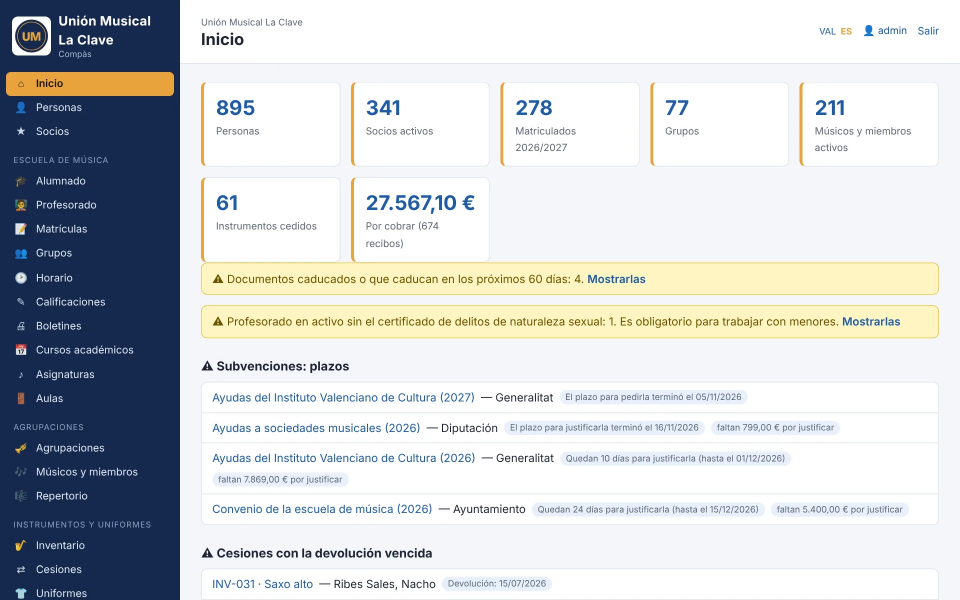
#> input picture docs/imatges/es/web-inici.webp, 1920 x 1200 px, found by its file name (shown at 1/2 size)
$ python -i captures.py   (imports and definitions only)
#> lines starting #> are read from the running program, lines starting #| are printed output that depends on the picture
#!/usr/bin/env python3
"""
Genera les captures de pantalla dels manuals (docs/imatges/ca i docs/imatges/es).

Arranca Compàs amb PHP i dades d'exemple en una carpeta temporal, fa cada procés del manual
amb un navegador sense interfície i guarda una captura de cada pas. El botó o camp que cal
prémer es ressalta en taronja.

Requisits: PHP 8.1+ (pdo_sqlite, mbstring), Python 3, Pillow i Playwright:
    pip install playwright pillow && playwright install chromium
Ús (des de l'arrel del repositori):
    python3 eines/captures.py               totes les captures, en valencià i castellà
    python3 eines/captures.py 78 81-82      només estes (les altres no es toquen)
    python3 eines/captures.py es web        només les de la web, en castellà
    python3 eines/captures.py --totes       les torna a desar encara que no hagen canviat

Les captures de la web («web-…») es fan a part, amb entitats grans inventades (eines/entitat-gran.php):
341 socis, 278 alumnes, cinc agrupacions i 653 obres. També fan la imatge per a compartir l'enllaç (web-compartir.png).

Per a no fer créixer el repositori, una captura només es torna a desar si la pantalla ha canviat
de veres: si la diferència amb la que ja hi ha és només la data del dia o un número (menys del 0,4 %
dels píxels), es deixa la que hi havia i git no veu cap canvi. Amb --totes es tornen a desar totes: cal fer-ho
quan canvien les dades d'exemple o un text menut (un nom, una etiqueta), que per àrea no es distingixen d'una data.
Les captures que ja no es fan s'esborren (només quan es fan totes, sense filtre).

© 2026 José Vicente Sanjuan · SPDX-License-Identifier: AGPL-3.0-or-later
"""
import asyncio
import io
import os
import re
import shutil
import socket
import subprocess
import sys
import tempfile
import time
from datetime import date
from pathlib import Path
from urllib.parse import quote

from PIL import Image, ImageChops, ImageDraw, ImageFont
from playwright.async_api import async_playwright

ARREL = Path(__file__).resolve().parent.parent
EIXIDA = ARREL / 'docs' / 'imatges'
AMPLE, ALT = 1280, 800
ESCALA = 1.5
QUALITAT = 82  # WebP: ocupa un 40 % menys que el JPG amb la mateixa qualitat
RESSALT = '3px solid #ff6a00'

TEXTOS = {
    'ca': dict(societat="Societat Musical d'Exemple", carpeta='E:\\Copies Compàs', poble="Poble d'Exemple",
               grups=['Llenguatge musical · 1r A', 'Clarinet · Individual'], percussio='Percussió', clarinet='Clarinet',
               provincia='Castelló', adreca='Carrer Major, 7', bo='Bo', signant='Marta Peris Monfort', carrec='secretària',
               president='Josep Martínez Pastor'),
    'es': dict(societat='Sociedad Musical de Ejemplo', carpeta='E:\\Copias Compàs', poble='Pueblo de Ejemplo',
               grups=['Lenguaje musical · 1.º A', 'Clarinete · Individual'], percussio='Percusión', clarinet='Clarinete',
               provincia='Castellón', adreca='Calle Mayor, 7', bo='Bueno', signant='Marta Peris Monfort', carrec='secretaria',
               president='Josep Martínez Pastor'),
}


# Les entitats grans de les captures de la web es fan com si hui fora este dia: així ixen sempre iguals
DATA_GRAN = '2026-10-22'
# Captures desades en esta execució (per a esborrar després les que ja no es fan)
FETES: set[Path] = set()
# Proporció de píxels que poden canviar sense que la captura es torne a desar (les dates del dia, un número…)
LLINDAR = 0.004


# [56 lines left out: functions desa, port_lliure, retalla_buit, logo_exemple, not called in this run]


class Captures:
    # [6 lines left out: function __init__, not called in this run]

    async def ves(self, ruta: str):
        await self.p.goto(self.url + ruta)
        await self.p.wait_for_load_state('networkidle')

    async def ressalta(self, *selectors):
        for sel in selectors:
            await self.p.locator(sel).first.evaluate(
                "(e, o) => { e.dataset.ressalt = 1; e.style.outline = o; e.style.outlineOffset = '3px'; e.scrollIntoViewIfNeeded && e.scrollIntoViewIfNeeded(); }", RESSALT)

    async def lleva_ressalt(self):
        await self.p.evaluate("document.querySelectorAll('[data-ressalt]').forEach(e => { e.style.outline = ''; delete e.dataset.ressalt; })")

    async def foto(self, nom: str, *ressalts, zona: str | None = 'main', alt_max: int = 1000):
        """Captura. zona=None: tota la finestra; zona='main': sense el menú lateral."""
        if ressalts:
            await self.ressalta(*ressalts)
        await self.p.evaluate("window.scrollTo(0, 0)")
        if zona:
            caixa = await self.p.locator(zona).first.bounding_box()
            alt = min(caixa['height'], alt_max)
            # Si la zona no cap, s'allarga la finestra en lloc de fer una captura de pàgina sencera
            necessari = int(caixa['y'] + alt) + 1
            if necessari > ALT:
                await self.p.set_viewport_size({'width': AMPLE, 'height': necessari})
                caixa = await self.p.locator(zona).first.bounding_box()
            png = await self.p.screenshot(clip=dict(x=caixa['x'], y=caixa['y'], width=caixa['width'], height=alt))
            await self.p.set_viewport_size({'width': AMPLE, 'height': ALT})
        else:
            png = await self.p.screenshot()
        im = Image.open(io.BytesIO(png)).convert('RGB')
        # Amb el menú lateral (finestra sencera) es mira només el contingut de la dreta
        im = retalla_buit(im) if zona else retalla_buit(im, menu=int(250 * ESCALA), alt_minim=int(420 * ESCALA))
        if not cal_desar(nom):
            await self.lleva_ressalt()
            return
        nova = desa(im, self.dir / f'{nom}.webp')
        await self.lleva_ressalt()
        print(f'  {self.l}/{nom}.webp  {im.size[0]}x{im.size[1]}' + ('' if nova else '  (igual, no es toca)'))

    async def omple(self, camps: dict):
        for nom, valor in camps.items():
            el = self.p.locator(f'[name="{nom}"]').last
            # Si el camp és a «Més dades» (plegat), s'obri
            await el.evaluate('e => { const d = e.closest("details"); if (d) d.open = true; }')
            tipus = await el.evaluate('e => e.tagName + ":" + (e.type || "")')
            if tipus.endswith('radio'):
                await self.p.locator(f'[name="{nom}"][value="{valor}"]').check()
                continue
            if tipus.startswith('SELECT'):
                valors = await el.evaluate('e => [...e.options].map(o => o.value)')
                if str(valor) in valors:
                    await el.select_option(value=str(valor))
                else:
                    await el.select_option(label=str(valor))
            elif tipus.endswith('checkbox'):
                await el.set_checked(bool(valor))
            else:
                await el.fill(str(valor))

    async def desa(self):
        await self.p.locator('.contingut form .accions button:not(.perill):not(.secundari), .caixa form button').first.click()
        await self.p.wait_for_load_state('networkidle')
        errors = await self.p.locator('.avis.error').all_inner_texts()
        if errors:
            raise RuntimeError(f'Error en desar ({self.p.url}): {errors}')

    def id_actual(self) -> str:
        return re.search(r'[?&]id=(\d+)', self.p.url).group(1)

    async def boto_afig(self, entitat: str):
        """Selector del botó «+ Afig» d'un apartat de la fitxa (si l'apartat és en una pestanya, l'obri; si està buit, és a «Afig:»)"""
        pestanya = self.p.locator(f'.pestanyes-fitxa button[aria-controls="p-{entitat}"]')
        if await pestanya.count():
            await pestanya.click()
        return f'section.fill a.boto[href*="e={entitat}"], .afegir-fills a.boto[href*="e={entitat}"]'


# [366 lines not run here, left out]


WEB = ['web-inici', 'web-socis', 'web-alumne', 'web-horari', 'web-notes', 'web-butlleti', 'web-agrupacio', 'web-repertori', 'web-economia',
       'web-rebuts', 'web-remesa', 'web-loteria', 'web-junta', 'web-llistat', 'web-copies']


# [14 lines left out: function logo_societat_gran, not called in this run]


# [90 lines not run here, left out]


def imatge_compartir(l: str) -> None:
    """La imatge que es veu quan s'envia l'enllaç de la web (WhatsApp, correu, xarxes): 1200x630"""
#> called with l = '../docs/imatges/ca/00-entrada.jpg'
    fonts = ARREL / 'eines' / 'fonts'
    titol = ImageFont.truetype(str(fonts / 'bricolage-grotesque.woff'), 74)
    text = ImageFont.truetype(str(fonts / 'atkinson-hyperlegible-regular.woff'), 27)
    marca = ImageFont.truetype(str(fonts / 'bricolage-grotesque.woff'), 40)
    im = Image.new('RGB', (1200, 630), '#14284b')
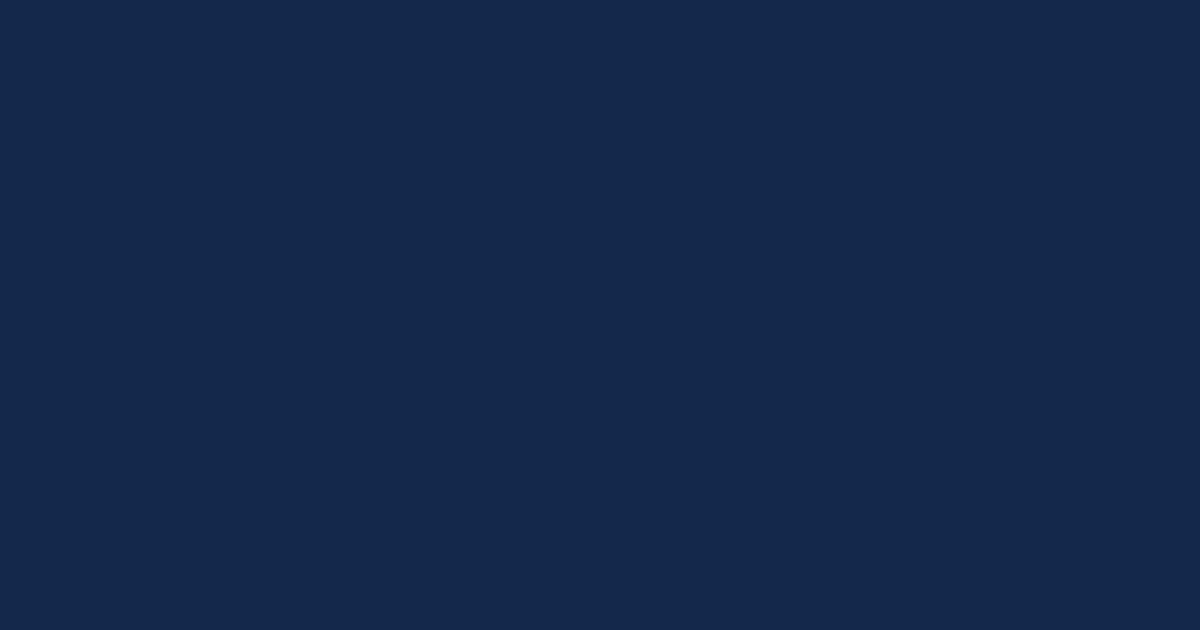
#> im: PIL image 1200x630 RGB; mean R, G, B 20, 40, 75
    d = ImageDraw.Draw(im)
    for y in range(470, 590, 24):  # pentagrama
        d.line((0, y, 1200, y), fill='#22396a', width=2)
    captura = Image.open(EIXIDA / l / 'web-inici.webp').convert('RGB')
#> captura is the input picture: PIL image 1920x1200 RGB; mean R, G, B 205.3, 208.6, 211.3
    captura = captura.resize((720, 450), Image.LANCZOS)
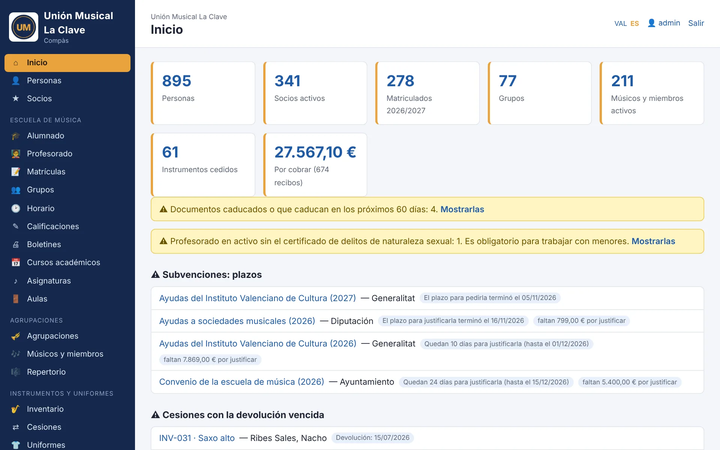
#> captura: PIL image 720x450 RGB; mean R, G, B 205.1, 208.4, 211.1
    vora = Image.new('RGB', (captura.width + 8, captura.height + 8), '#e8a33d')
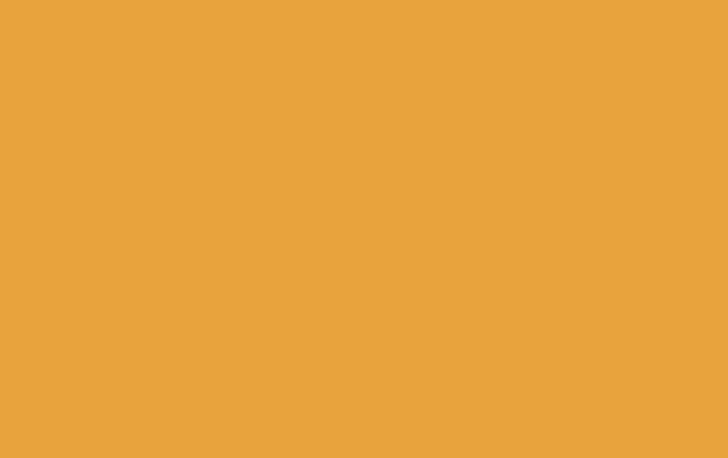
#> vora: PIL image 728x458 RGB; mean R, G, B 232, 163, 61
    vora.paste(captura, (4, 4))
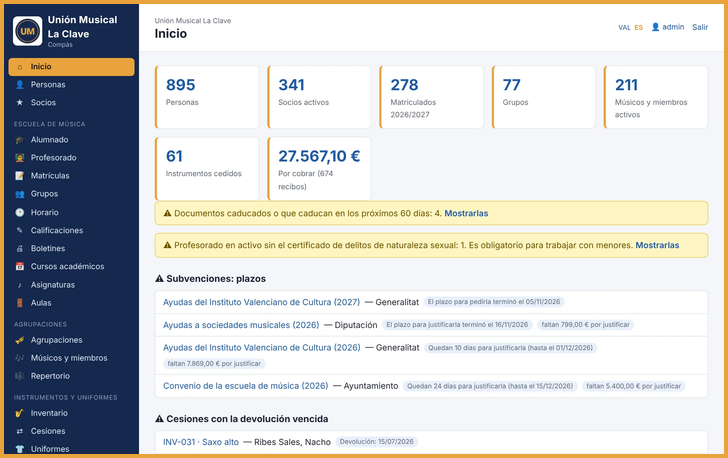
#> vora: PIL image 728x458 RGB; mean R, G, B 205.9, 207.1, 206.9
    im.paste(vora, (640, 120))
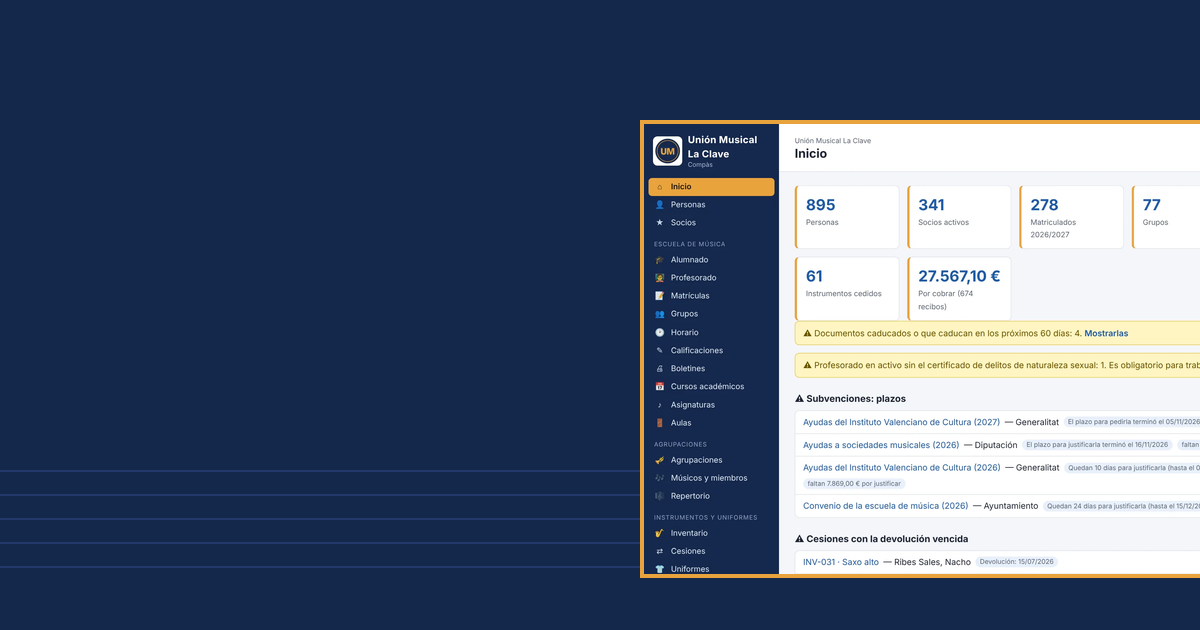
#> im: PIL image 1200x630 RGB; mean R, G, B 79.1, 93.1, 117
#> (the run stopped early here; a loop or call above may not have finished)
